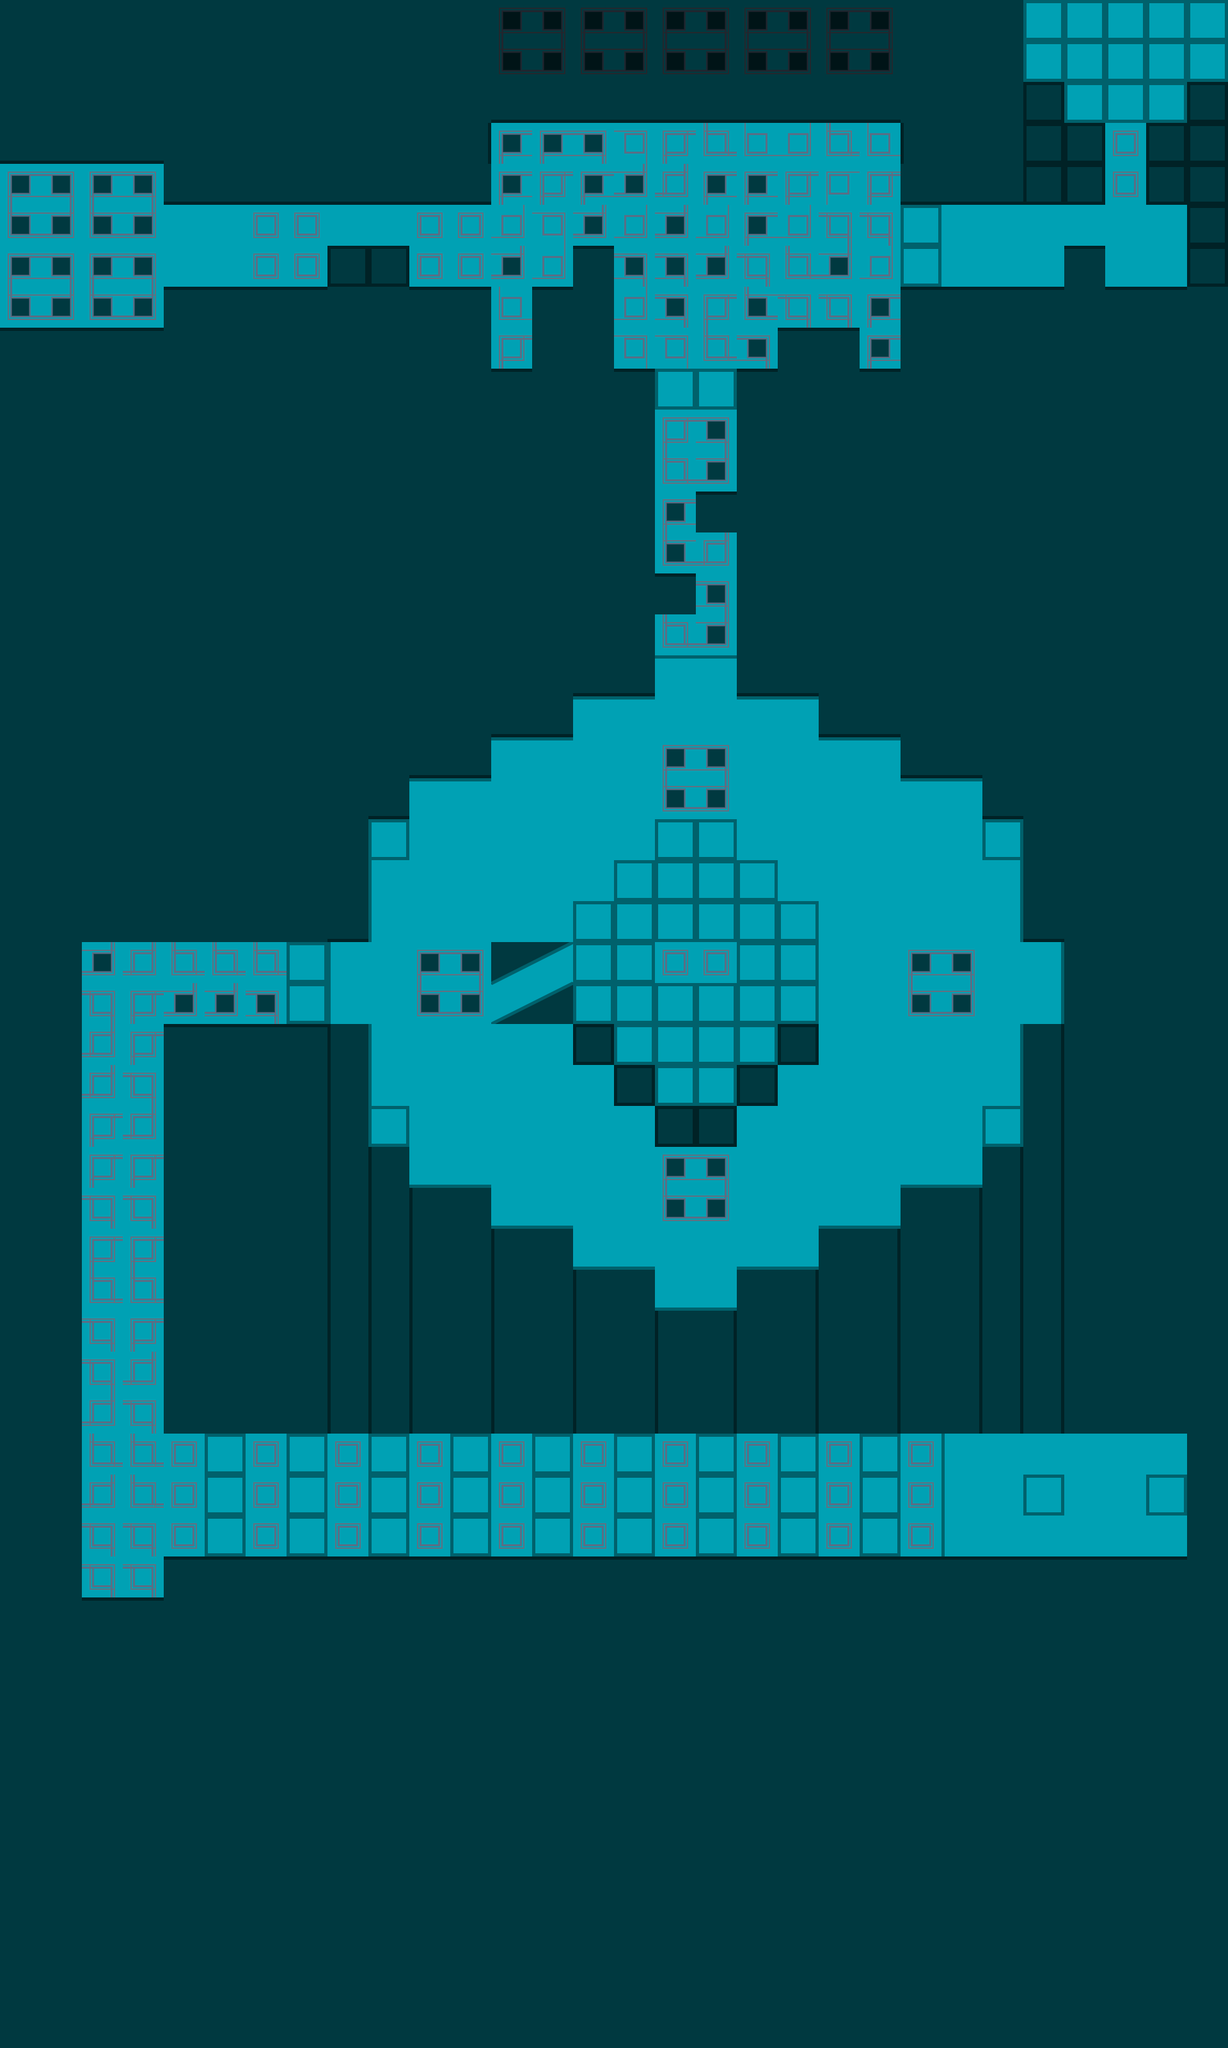

This is a level from a 2D game, rendered from its Tiled map with the project's own tilesets. A one-line summary and the map file follow, with tile-layer data summarised:
An orthogonal 30x50 tile map with 64x64 px tiles, 1 tile layer (mapmain), 4 tilesets, 1 image layer and 34 objects (9x MapEnemy, MapPlayer).

<map version="1.0" orientation="orthogonal" renderorder="left-up" width="30" height="50" tilewidth="64" tileheight="64" nextobjectid="25">
 <tileset firstgid="1" name="mainTiles" tilewidth="64" tileheight="64" tilecount="64">
  <image source="../ICIPTiles1.png" trans="ff00ff" width="512" height="512" />
  <terraintypes>
   <terrain name="TestFloor" tile="-1" />
  </terraintypes>
  <tile id="1">
   <objectgroup draworder="index">
    <object id="0" x="0.5" y="61.5">
     <polygon points="0,0 63,-32.5 63.5,-58 -1,-57" />
    </object>
   </objectgroup>
  </tile>
  <tile id="2">
   <objectgroup draworder="index">
    <object id="0" x="0" y="29.5">
     <polygon points="0,0 59.5,-30 0,-28.5" />
    </object>
   </objectgroup>
  </tile>
  <tile id="8">
   <objectgroup draworder="index">
    <object id="0" x="0" y="0" width="63" height="63" />
   </objectgroup>
  </tile>
  <tile id="9">
   <objectgroup draworder="index">
    <object id="0" x="63.5" y="36">
     <polygon points="0,0 -56,27.5 0.5,26.5" />
    </object>
   </objectgroup>
  </tile>
  <tile id="10">
   <objectgroup draworder="index">
    <object id="0" x="63.5" y="2.5">
     <polygon points="0,0 -64,32.5 -64,61.5 -0.5,61" />
    </object>
   </objectgroup>
  </tile>
  <tile id="11">
   <objectgroup draworder="index">
    <object id="0" x="0" y="-0.5" width="63.5" height="64.5" />
   </objectgroup>
  </tile>
  <tile id="12">
   <objectgroup draworder="index">
    <object id="0" x="0" y="0" width="64.5" height="63" />
   </objectgroup>
  </tile>
  <tile id="13">
   <objectgroup draworder="index">
    <object id="0" x="0" y="-0.5" width="64" height="64" />
   </objectgroup>
  </tile>
  <tile id="14">
   <objectgroup draworder="index">
    <object id="0" x="0" y="0" width="63" height="64" />
   </objectgroup>
  </tile>
  <tile id="15">
   <objectgroup draworder="index">
    <object id="0" x="-1" y="-0.5" width="64.5" height="64.5" />
   </objectgroup>
  </tile>
  <tile id="17">
   <objectgroup draworder="index">
    <object id="0" x="0" y="0" width="63.5" height="63" />
   </objectgroup>
  </tile>
  <tile id="19">
   <objectgroup draworder="index">
    <object id="0" x="-0.5" y="0" width="64" height="63.5" />
   </objectgroup>
  </tile>
  <tile id="26">
   <objectgroup draworder="index">
    <object id="0" x="-1" y="0" width="64.5" height="63.5" />
   </objectgroup>
  </tile>
  <tile id="27">
   <objectgroup draworder="index">
    <object id="0" x="0" y="-0.5" width="63.5" height="64" />
   </objectgroup>
  </tile>
  <tile id="34">
   <objectgroup draworder="index">
    <object id="0" x="-0.5" y="0" width="64.5" height="63.5" />
   </objectgroup>
  </tile>
  <tile id="35">
   <objectgroup draworder="index">
    <object id="0" x="0" y="0" width="64" height="63.5" />
   </objectgroup>
  </tile>
  <tile id="36">
   <objectgroup draworder="index">
    <object id="0" x="0.5" y="0" width="63" height="64" />
   </objectgroup>
  </tile>
  <tile id="37">
   <objectgroup draworder="index">
    <object id="0" x="0" y="0" width="63.5" height="63.5" />
   </objectgroup>
  </tile>
  <tile id="38">
   <objectgroup draworder="index">
    <object id="0" x="0" y="0" width="64" height="63" />
   </objectgroup>
  </tile>
  <tile id="39">
   <objectgroup draworder="index">
    <object id="0" x="0" y="0" width="63.5" height="63.5" />
   </objectgroup>
  </tile>
  <tile id="44">
   <objectgroup draworder="index">
    <object id="0" x="0" y="-0.5" width="64" height="64" />
   </objectgroup>
  </tile>
  <tile id="45">
   <objectgroup draworder="index">
    <object id="0" x="0.5" y="-0.5" width="62.5" height="65" />
   </objectgroup>
  </tile>
  <tile id="46">
   <objectgroup draworder="index">
    <object id="0" x="0" y="0" width="64" height="63" />
   </objectgroup>
  </tile>
  <tile id="47">
   <objectgroup draworder="index">
    <object id="0" x="0" y="0" width="64" height="63.5" />
   </objectgroup>
  </tile>
 </tileset>
 <tileset firstgid="65" name="maintTiles2" tilewidth="64" tileheight="64" tilecount="64">
  <image source="../ICIPTiles2.png" trans="ff00ff" width="512" height="512" />
 </tileset>
 <tileset firstgid="129" name="re3___monster_sprites_v1_0_by_doubleleggy" tilewidth="64" tileheight="64" tilecount="24">
  <image source="../project/IComeInPeace/Assets/Sprites/re3___monster_sprites_v1_0_by_doubleleggy.png" width="384" height="256" />
 </tileset>
 <tileset firstgid="153" name="$linkEdit" tilewidth="128" tileheight="128" tilecount="72">
  <image source="../project/IComeInPeace/Assets/Sprites/$linkEdit.png" width="1200" height="1040" />
 </tileset>
 <imagelayer name="BGDark">
  <image source="../bgdark.jpg" />
 </imagelayer>
 <layer name="mapmain" width="30" height="50">
  <data>[1500 cells, 763 non-empty, 33 distinct tile ids]</data>
 </layer>
 <objectgroup name="PositionsObjs">
  <properties>
   <property name="unity:tag" value="MapPositions" />
  </properties>
  <object id="14" name="MapPlayer" gid="153" x="60" y="420" width="128" height="128">
   <properties>
    <property name="unity:tag" value="PlayerMapPos" />
   </properties>
  </object>
  <object id="16" name="MapEnemy" gid="144" x="1052" y="332" width="64" height="64">
   <properties>
    <property name="unity:tag" value="EnemyMapPos" />
   </properties>
  </object>
  <object id="17" name="MapEnemy" gid="144" x="1060" y="1132" width="64" height="64">
   <properties>
    <property name="unity:tag" value="EnemyMapPos" />
   </properties>
  </object>
  <object id="18" name="MapEnemy" gid="144" x="712" y="2368" width="64" height="64">
   <properties>
    <property name="unity:tag" value="EnemyMapPos" />
   </properties>
  </object>
  <object id="19" name="MapEnemy" gid="144" x="1624" y="2372" width="64" height="64">
   <properties>
    <property name="unity:tag" value="EnemyMapPos" />
   </properties>
  </object>
  <object id="20" name="MapEnemy" gid="144" x="1432" y="1588" width="64" height="64">
   <properties>
    <property name="unity:tag" value="EnemyMapPos" />
   </properties>
  </object>
  <object id="21" name="MapEnemy" gid="144" x="1736" y="120" width="64" height="64">
   <properties>
    <property name="unity:tag" value="EnemyMapPos" />
   </properties>
  </object>
  <object id="22" name="MapEnemy" gid="144" x="1044" y="1536" width="64" height="64">
   <properties>
    <property name="unity:tag" value="EnemyMapPos" />
   </properties>
  </object>
  <object id="23" name="MapEnemy" gid="144" x="316" y="1556" width="64" height="64">
   <properties>
    <property name="unity:tag" value="EnemyMapPos" />
   </properties>
  </object>
  <object id="24" name="MapEnemy" gid="144" x="1200" y="444" width="64" height="64">
   <properties>
    <property name="unity:tag" value="EnemyMapPos" />
   </properties>
  </object>
 </objectgroup>
</map>
